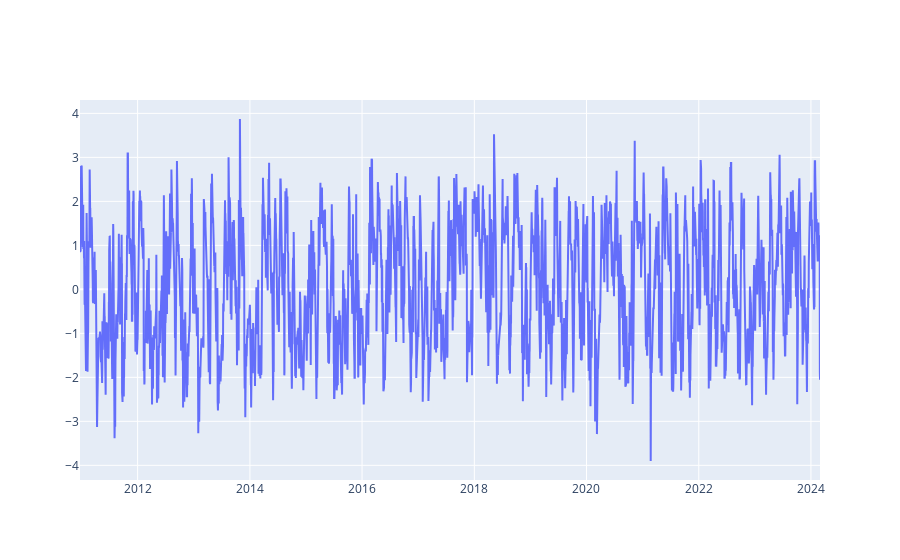
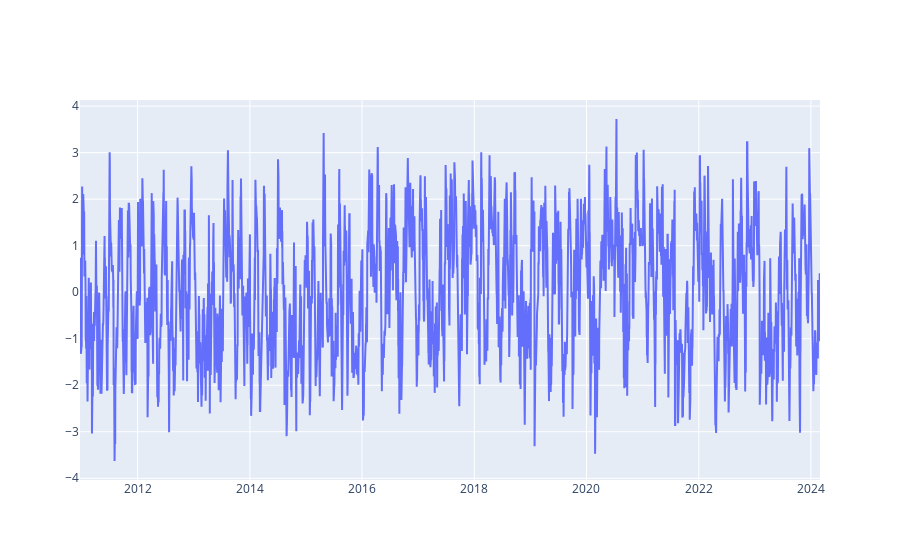
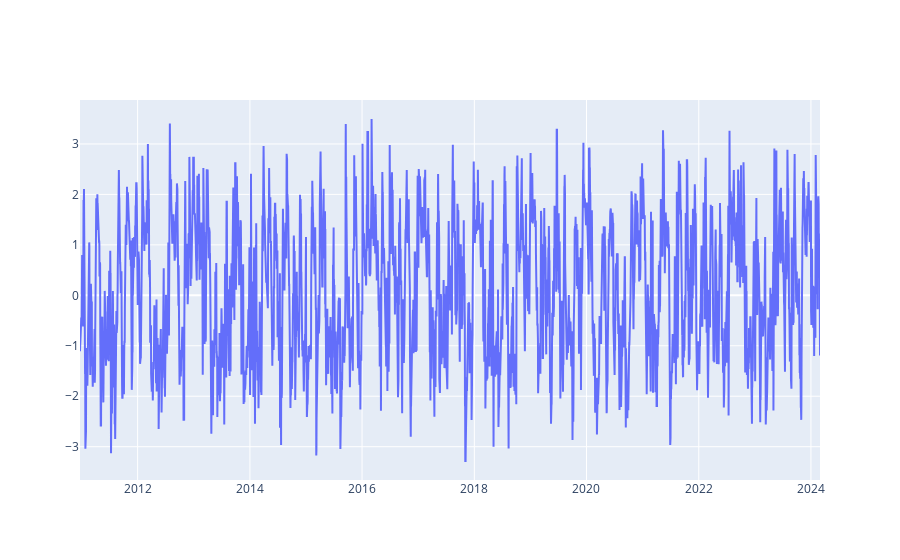
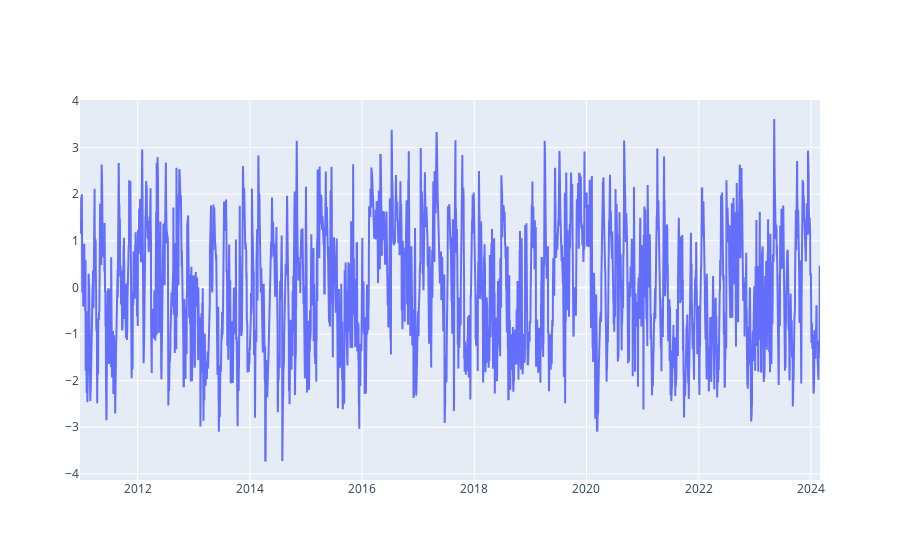

Notebook code for these charts, in order:
### Code cell
for asset_list in [["PETR3.SA","PRIO3.SA"],
["VALE3.SA", "GGBR3.SA"],
["ABCB4.SA", "ITUB3.SA"],
["FLRY3.SA", "RADL3.SA"]]:
    
    # dict_4_df = {}
    # for asset in asset_list:
    #     dict_4_df.update({asset: dict_dfs[asset]['diff_close_mean_z_score']})
        
    # df_lineplot.Date = pd.to_datetime(df_lineplot.Date)
    # df_lineplot = pd.DataFrame(dict_4_df)
        
    # df_lineplot.reset_index(inplace=True)
    
    # df = dict_dfs[asset]['diff_close_mean_z_score']
    
    # sns.lineplot(data=dict_dfs[asset_list[0]], x = "Date", y='diff_close_mean_z_score')
    # sns.lineplot(data=dict_dfs[asset_list[1]], x = "Date", y='diff_close_mean_z_score')
    # # sns.lineplot(data=df_lineplot, x = "Date", y=asset_list[0])
    
    # plt.show()
    
    fig = go.Figure()
    fig.add_trace(go.Scatter(x=dict_dfs[asset_list[0]].index, y=dict_dfs[asset_list[0]]['diff_close_mean_z_score'],
                        mode='lines',
                        name=asset_list[0]))
    fig.add_trace(go.Scatter(x=dict_dfs[asset_list[1]].index, y=dict_dfs[asset_list[1]]['diff_close_mean_z_score'],
                        mode='lines',
                        name=asset_list[1]))

    fig.show()

### Figure 1 — Plotly figure (JSON) as saved in the notebook; plotly's stock layout.template omitted (floating-point values rounded to 4 significant figures; data arrays with more than 128 entries replaced by an {"elided": "..."} marker saying what was removed)
{"data": [{"mode": "lines", "name": "PETR3.SA", "type": "scatter", "x": {"elided": "4818 str values"}, "y": {"elided": "4818 float values"}}], "layout": {}}

### Figure 2 — Plotly figure (JSON) as saved in the notebook; plotly's stock layout.template omitted (floating-point values rounded to 4 significant figures; data arrays with more than 128 entries replaced by an {"elided": "..."} marker saying what was removed)
{"data": [{"mode": "lines", "name": "VALE3.SA", "type": "scatter", "x": {"elided": "4818 str values"}, "y": {"elided": "4818 float values"}}], "layout": {}}

### Figure 3 — Plotly figure (JSON) as saved in the notebook; plotly's stock layout.template omitted (floating-point values rounded to 4 significant figures; data arrays with more than 128 entries replaced by an {"elided": "..."} marker saying what was removed)
{"data": [{"mode": "lines", "name": "ABCB4.SA", "type": "scatter", "x": {"elided": "4818 str values"}, "y": {"elided": "4818 float values"}}], "layout": {}}

### Figure 4 — Plotly figure (JSON) as saved in the notebook; plotly's stock layout.template omitted (floating-point values rounded to 4 significant figures; data arrays with more than 128 entries replaced by an {"elided": "..."} marker saying what was removed)
{"data": [{"mode": "lines", "name": "FLRY3.SA", "type": "scatter", "x": {"elided": "4818 str values"}, "y": {"elided": "4818 float values"}}], "layout": {}}
